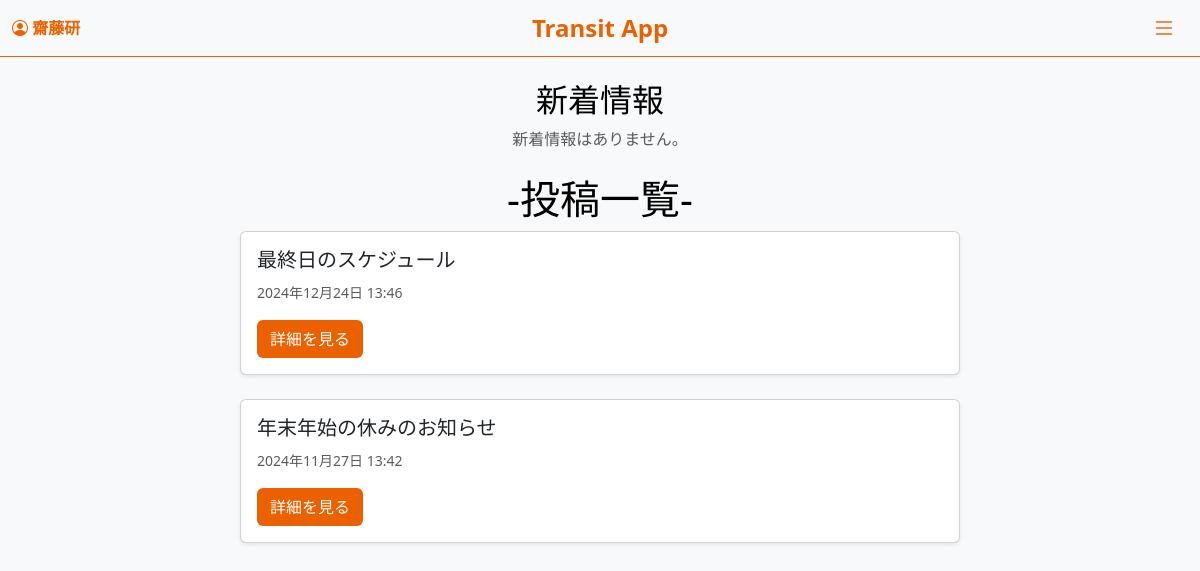
/ (signed in), run on an earlier commit of the app's database.
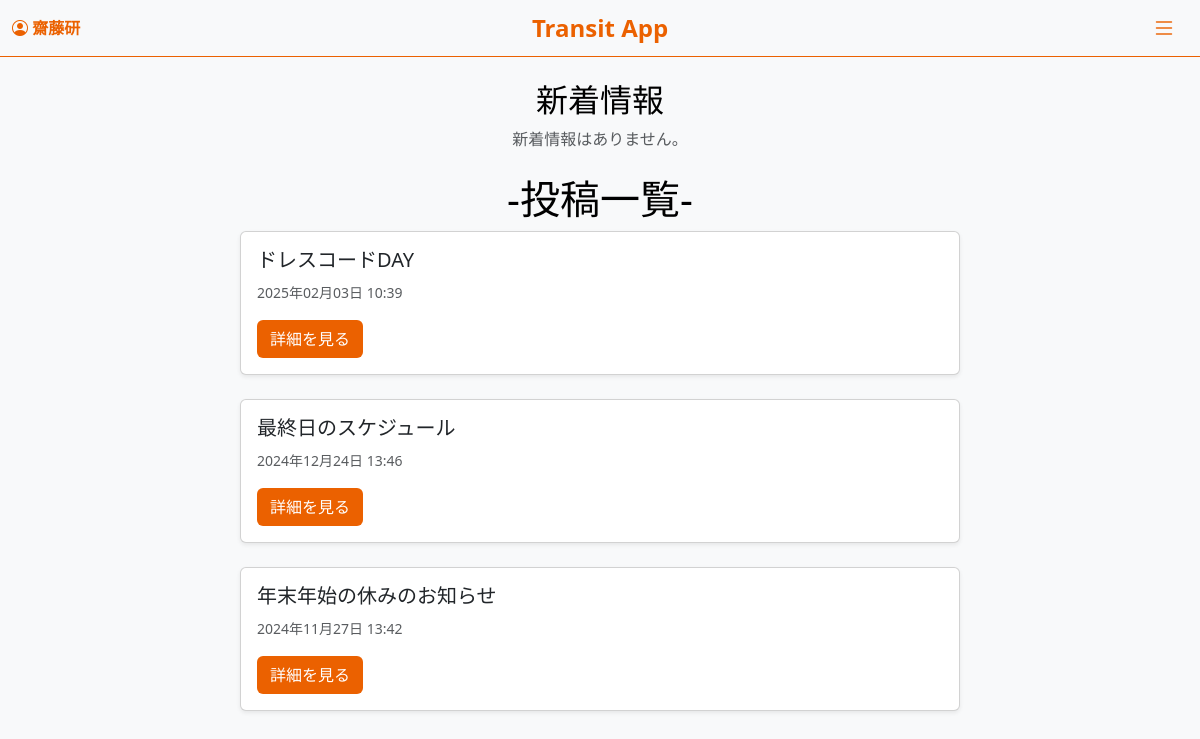
And on a later commit of the database.
### accounts/models.py (models this page shows, shortened)
class Post(models.Model):
    title = models.CharField(max_length=200)
    slug = models.SlugField(unique=True, blank=True)
    content = models.TextField()
    attached_file = models.FileField(upload_to='attachments/', blank=True, null=True)
    created_at = models.DateTimeField(default=timezone.now)
    read_by = models.ManyToManyField(User, related_name='read_posts', blank=True)  # 既読ユーザーのフィールド
    likes = models.ManyToManyField(User, related_name='liked_posts', blank=True)
    new_comment = models.BooleanField(default=False)
    class Meta:
        verbose_name = "投稿"
        verbose_name_plural = "投稿一覧"

### accounts/views.py (the view, shortened to what this page needs)
# urls.py: path('', views.index, name='index'),
@login_required
def index(request):
    posts = Post.objects.all().order_by('-created_at')[:10]
    song_requests = SongRequest.objects.all()
    one_day_ago = now() - timedelta(days=1)
    new_movies = FavoriteMovies.objects.filter(created_at__gte=one_day_ago)
    new_requests = SongRequest.objects.filter(request_date__gte=one_day_ago)
    recent_favorite_movie_comments = FavoriteMoviesComment.objects.filter(
        created_at__gte=one_day_ago,
        favorite_movies__user=request.user  # 自分の投稿へのコメント
    ).exclude(user=request.user)  # 自分が投稿したコメントは除外
    recent_updates = []
    recent_updates.sort(key=lambda x: x["created_at"], reverse=True)
    return render(request, 'accounts/index.html', {
        'posts': posts,
        'recent_updates': recent_updates,
    })

### accounts/templates/accounts/index.html
{% extends 'accounts/base.html' %}
{% block content %}
    <div class="container mt-4">
        <h2 class="text-center">新着情報</h2>
        <div class="mb-4">
            {% if recent_updates %}
                <ul class="list-group">
                    {% for update in recent_updates %}
                        <li class="list-group-item d-flex justify-content-between align-items-center">
                            <a href="{{ update.url }}" class="text-dark" style="text-decoration: none;">
                                {{ update.title }}
                            </a>
                            <span class="badge bg-secondary">{{ update.created_at|date:"Y年m月d日 H:i" }}</span>
                        </li>
                    {% endfor %}
                </ul>
            {% else %}
                <p class="text-muted text-center">新着情報はありません。</p>
            {% endif %}
        </div>
        <h1 class="text-center">-投稿一覧-</h1>
        <div class="row justify-content-center">
            {% for post in posts %}
                <div class="col-md-8 mb-4">
                    <div class="card shadow-sm">
                        <div class="card-body">
                            <h5 class="card-title">{{ post.title }}</h5>
                            <p class="card-text"><small class="text-muted">{{ post.created_at|date:"Y年m月d日 H:i" }}</small></p>
                            <a href="{% url 'post_detail' post.slug %}" class="btn btn-eb6100">詳細を見る</a>
                        </div>
                    </div>
                </div>
            {% endfor %}
        </div>
    </div>
{% endblock %}

What changed in the data, as far as the page shows it:
added Post: title "ドレスコードDAY", created_at "2025年02月03日 10:39"
